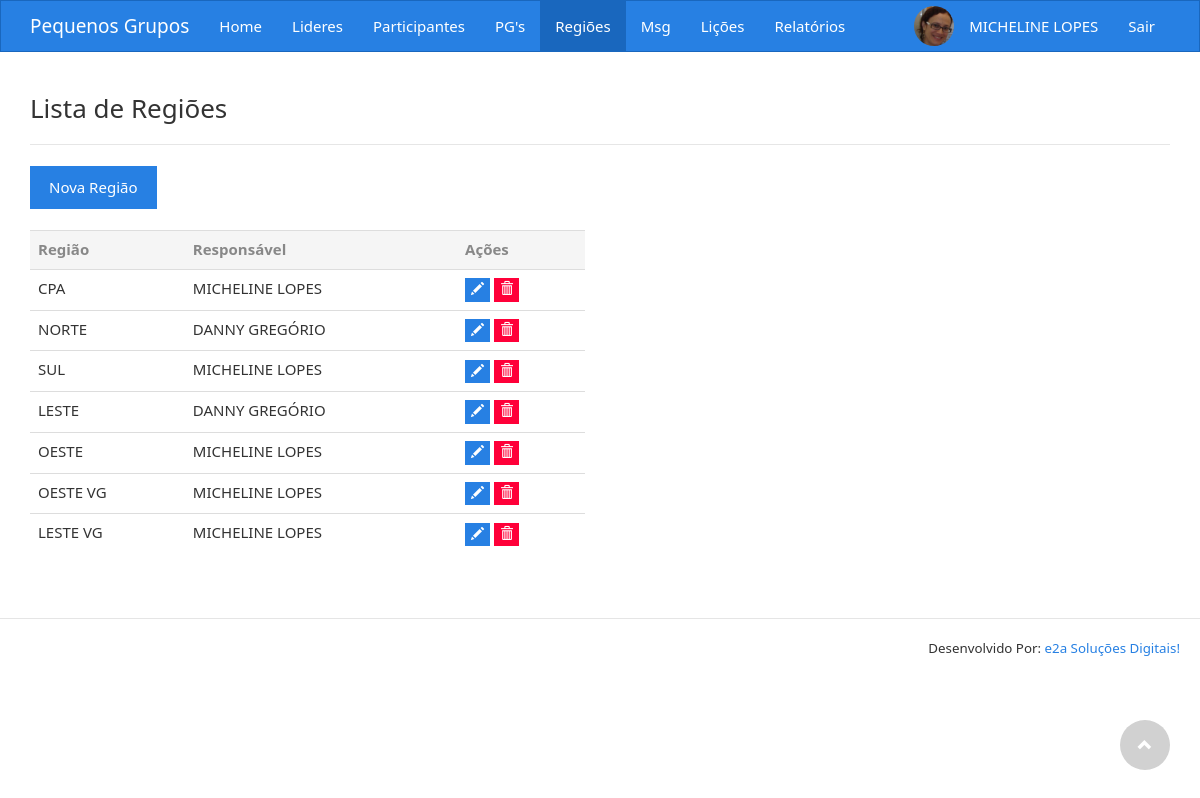
Page /novaregiao.php (signed in) on the committed database.
### tables this page shows
CREATE TABLE `regiao` (
  `idRegiao` int(11) NOT NULL AUTO_INCREMENT,
  `nomeRegiao` varchar(255) DEFAULT NULL,
  `idResp` int(11) DEFAULT NULL,
  `criado` datetime DEFAULT NULL,
  `modificado` datetime DEFAULT NULL,
  PRIMARY KEY (`idRegiao`)
);

CREATE TABLE `lider` (
  `idLider` int(11) NOT NULL AUTO_INCREMENT,
  `nome` varchar(255) DEFAULT NULL,
  `nomePG` varchar(255) DEFAULT NULL,
  `regiao` int(11) DEFAULT NULL,
  `telefone` varchar(255) DEFAULT NULL,
  `email` varchar(255) DEFAULT NULL,
  `senha` varchar(255) DEFAULT NULL,
  `status` enum('Ativo','Inativo') DEFAULT 'Ativo',
  `nivelacesso` tinyint(3) DEFAULT NULL,
  `foto` varchar(255) DEFAULT NULL,
  `mapa` varchar(500) DEFAULT NULL,
  `criado` datetime DEFAULT NULL,
  `modificado` datetime DEFAULT NULL,
  `logado` enum('1','2') DEFAULT '1',
  `ultimoacesso` datetime DEFAULT NULL,
  PRIMARY KEY (`idLider`)
);

### novaregiao.php (the view, shortened to what this page needs)
<?php
include_once "components/conexao.php";
$comRegiao = "select * from regiao as r
join lider as l
on r.idResp = l.idLider";
$resultRegiao = mysqli_query($conn, $comRegiao);
?>
<!DOCTYPE html>
<html lang="pt-br">
<head>
    <link href="css/bootstrap.min.css" rel="stylesheet">
    <link href="css/style.css" rel="stylesheet">
</head>
<body>
<?php
include_once "components/header.php";
?>
<section>
    <div class="container">
        <h3>Lista de Regiões</h3>
        <hr>
        <div class="row">
            <div class="col-sm-6">
                <div class="row">
                    <div class="col-sm-12">
                        <button type="button" class="btn btn-primary" data-toggle="modal" data-target=".novaregiao">Nova Região</button>
                    </div>
                    <div class="col-sm-12">
                        <br/>
                        <table class="table table-hover">
                            <tr class="title-table">
                                <th>Região</th>
                                <th>Responsável</th>
                                <th>Ações</th>
                            </tr>
                            <?php while ($dadosRegiao = mysqli_fetch_array($resultRegiao)){ ?>
                                <tr onclick="lideresRegiao('<?php print $dadosRegiao['idRegiao']?>','<?php print $dadosRegiao['nomeRegiao'] ?>')">
                                    <td class="tr-link"><?php print $dadosRegiao['nomeRegiao'] ?></td>
                                    <td class="tr-link"><?php print $dadosRegiao['nome'] ?></td>
                                    <td>
                                        <form method="post" action="process/excluirregiao.php">
                                            <button type="button" onclick="enviaRegiao('<?php print $dadosRegiao['idRegiao']?>','<?php print $dadosRegiao['nomeRegiao'] ?>','<?php print $dadosRegiao['idLider'] ?>')" class="btn btn-xs btn-primary" data-toggle="modal" data-target=".editarregiao"><span class="glyphicon glyphicon-pencil"></span></button>
                                            <button class="btn btn-xs btn-danger" type="submit"><span class="glyphicon glyphicon-trash"></span></button>
                                        </form>
                                    </td>
                                </tr>
                            <?php } ?>
                        </table>
                    </div>
                </div>
            </div>
        </div>
    </div>
</section>
<br/><br/>
<div class="modal-footer">
    <p class="creditos">Desenvolvido Por: <a href="http://www.e2adigital.com" target="_blank">e2a Soluções Digitais!</a></p>
</div>
<a class="subirTopo" href="javascript:levTop();"><i class="glyphicon glyphicon-chevron-up"></i></a>
</body>
</html>

### css/style.css (style rules this page uses)
.title-table { background-color: #f5f5f5; color: #888888 }
.creditos { font-size: 10pt; }
.subirTopo { text-decoration: none; background: rgba(140, 140, 140, 0.5); width: 50px; height: 50px; bottom: 30px; right: 30px; color: #fff; text-align: center; cursor: pointer; padding: 15px; font-size: 15px; font-weight: bold; text-transform: uppercase; position: fixed; border: 0; font-family: sans-serif; opacity: .8; -webkit-border-radius: 50%; -moz-border-radius: 50%; border-radius: 50%; }

### rows in the picture
regiao: nomeRegiao "CPA", lider.nome "MICHELINE LOPES"
regiao: nomeRegiao "NORTE", lider.nome "DANNY GREGÓRIO"
regiao: nomeRegiao "SUL", lider.nome "MICHELINE LOPES"
regiao: nomeRegiao "LESTE", lider.nome "DANNY GREGÓRIO"
regiao: nomeRegiao "OESTE", lider.nome "MICHELINE LOPES"
regiao: nomeRegiao "OESTE VG", lider.nome "MICHELINE LOPES"
regiao: nomeRegiao "LESTE VG", lider.nome "MICHELINE LOPES"

### other values in the picture
$_SESSION['nome'] "MICHELINE LOPES"
